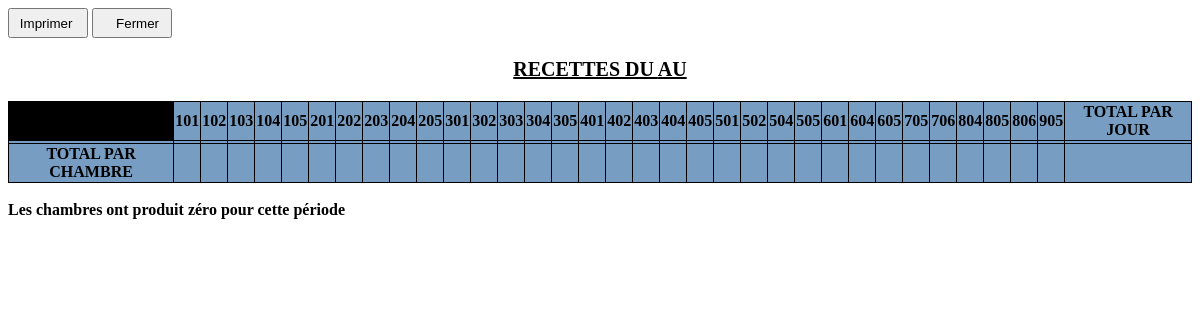
The page /etat/etat_montant_encaisse_pour_chambre.php on the database its author committed.
### tables this page shows
CREATE TABLE IF NOT EXISTS `chambre` (
  `CODE_CHAMBRE` int(2) NOT NULL AUTO_INCREMENT,
  `CODE_TYPE_CHAMBRE` int(2) NOT NULL,
  `LIBELLE_CHAMBRE` char(32) DEFAULT NULL,
  PRIMARY KEY (`CODE_CHAMBRE`),
  KEY `I_FK_CHAMBRE_TYPE_CHAMBRE` (`CODE_TYPE_CHAMBRE`)
);

### procedure_php/procedure_globale.php (called while the page is built, shortened)
<?php
 function Connexion(){
	$host_mysql='localhost';
	$user_mysql='root';
	$pass_mysql='';
	$bd_mysql='basehotel';
	$link=mysql_connect($host_mysql,$user_mysql,$pass_mysql);
	return $link;
}
function ResultatRequette($requette){
   	$link=Connexion();
	$result=mysql_query($requette,$link);
    while($resultat1=mysql_fetch_array($result)){
	   $resultat=$resultat1[info];
	}
	return stripslashes($resultat);
}
?>

### procedure_php/mysql_requette.php (called while the page is built, shortened)
<?php
function recupere_code_chambre_avec_libelle($code_type){
	return ResultatRequette("select CODE_CHAMBRE as info from chambre where LIBELLE_CHAMBRE='$code_type'");
 }
function recupere_montant_chambre_par_jour($code_chambre,$date_du_jour){
		return ResultatRequette("SELECT MONTANT_TARIF_TYPECHAMBRE as info FROM chambre, type_chambre, viser, avoir, engendrer,facture, reglement, etat_chambre WHERE chambre.CODE_TYPE_CHAMBRE=viser.CODE_TYPE_CHAMBRE AND chambre.CODE_TYPE_CHAMBRE=type_chambre.CODE_TYPE_CHAMBRE AND chambre.CODE_CHAMBRE=avoir.CODE_CHAMBRE AND chambre.CODE_CHAMBRE=engendrer.CODE_CHAMBRE AND facture.NUMERO_FACTURE=engendrer.NUMERO_FACTURE AND facture.NUMERO_FACTURE=reglement.NUMERO_FACTURE AND avoir.CODE_ETAT_CHAMBRE=etat_chambre.CODE_ETAT_CHAMBRE AND avoir.CODE_CHAMBRE='$code_chambre' AND '$date_du_jour' BETWEEN DATE_CHANGEMENT_ETAT AND DATE_FIN_ETAT");
 }
 function cout_chambre_periode($code_chambre,$date_debut,$date_fin){
        $montant=0;
		while($date_debut<=$date_fin){
			$montant+=recupere_montant_chambre_par_jour($code_chambre,$date_debut);
			$date_debut=jour_suivant($date_debut);
		}
		return $montant;
 }
 function jour_suivant($date_debut){
		return date('Y-m-d',strtotime("".$date_debut."+1 day"));
 }
?>

### etat/convertion_en_lettre.php (called while the page is built, shortened)
<?php
$NEL = array(
  '1-99' => array(
    '', 'un', 'deux', 'trois', 'quatre', 'cinq', 'six', 'sept',
    'huit', 'neuf', 'dix', 'onze', 'douze', 'treize', 'quatorze',
    'quinze', 'seize', 'dix-sept', 'dix-huit', 'dix-neuf',
    'vingt', 'vingt et un', 'vingt-deux', 'vingt-trois',
    'vingt-quatre', 'vingt-cinq', 'vingt-six',
    'vingt-sept', 'vingt-huit', 'vingt-neuf',
    'trente', 'trente et un', 'trente-deux', 'trente-trois',
    'trente-quatre', 'trente-cinq', 'trente-six',
    'trente-sept', 'trente-huit', 'trente-neuf',
    'quarante', 'quarante et un', 'quarante-deux', 'quarante-trois',
    'quarante-quatre', 'quarante-cinq', 'quarante-six',
    'quarante-sept', 'quarante-huit', 'quarante-neuf',
    'cinquante', 'cinquante et un', 'cinquante-deux', 'cinquante-trois',
    'cinquante-quatre', 'cinquante-cinq', 'cinquante-six',
    'cinquante-sept', 'cinquante-huit', 'cinquante-neuf',
    'soixante', 'soixante et un', 'soixante-deux', 'soixante-trois',
    'soixante-quatre', 'soixante-cinq', 'soixante-six',
    'soixante-sept', 'soixante-huit', 'soixante-neuf',
    'septante', 'septante et un', 'septante-deux', 'septante-trois',
    'septante-quatre', 'septante-cinq', 'septante-six',
    'septante-sept', 'septante-huit', 'septante-neuf',
    'huitante', 'huitante et un', 'huitante-deux', 'huitante-trois',
    'huitante-quatre', 'huitante-cinq', 'huitante-six',
    'huitante-sept', 'huitante-huit', 'huitante-neuf',
    'nonante', 'nonante et un', 'nonante-deux', 'nonante-trois',
    'nonante-quatre', 'nonante-cinq', 'nonante-six',
    'nonante-sept', 'nonante-huit', 'nonante-neuf'
  ),
  'illi' => array('', 'm', 'b', 'tr', 'quatr', 'quint', 'sext'),
  'maxilli' => 0,
  'de_maxillions' => '',
  'septante' => false,
  'huitante' => false,
  'nonante' => false,
  'zillions' => false,
  'zilliard' => 1,
  'rectif' => false,
  'ordinal' => false,
  'separateur' => ' '
);
$NEL['maxilli'] = count($NEL['illi']) - 1;
$NEL['de_maxillions'] = " de {$NEL['illi'][$NEL['maxilli']]}illions";
function enlettres($nombre, $options=NULL, $separateur=NULL)
{
 global $NEL;
 $nombre = preg_replace('/[^0-9]/', '', $nombre);
 $nombre = ltrim($nombre, '0');
 if ($nombre == '') {
  if ($NEL['ordinal'] === 'nieme') return 'zéroïème';
  else return 'zéro';
 }
 $nom_enlettres = '';
 $nom_enlettres =
   preg_replace('/(cent|vingt|illion|illiard)s/', '\\1', $nom_enlettres);
 return $nom_enlettres . 'ième';
}
?>

### etat/etat_montant_encaisse_pour_chambre.php (the view, shortened to what this page needs)
<?php session_start();
include('convertion_en_lettre.php');
?>
<!DOCTYPE html PUBLIC "-//W3C//DTD XHTML 1.0 Transitional//EN" "http://www.w3.org/TR/xhtml1/DTD/xhtml1-transitional.dtd">
<html xmlns="http://www.w3.org/1999/xhtml" xml:lang="en" lang="en">
<head>
    <link rel="stylesheet" href="../procedure_css/imp_style.css" type="text/css" media="screen" />
	<link rel="stylesheet" href="../procedure_css/impression.css" type="text/css" media="print" />
</head>
<body>
<form>
<input type="submit" style="width:80px; height:30px"  name="btn"  class="btn1"  value=" Imprimer  " onclick="window.print();"/>
<input type="submit" style="width:80px; height:30px"  name="btn"  class="btn2" value="   Fermer" onclick="window.close();"/>
</form>
<body>
<p><p>
									  <?php
										$date_de_debut=$_SESSION['date_de_debut'];
		                                $date_de_fin=$_SESSION['date_de_fin'];
										echo " Recettes du ".$date_de_debut." au ".$date_de_fin;
									   require_once('../procedure_php/mysql_requette.php');
									   require_once('../procedure_php/procedure_globale.php');
									   $link=Connexion();
										print "<table class='etat_table' border:1 width='100%' style='border-collapse:collapse;border:1px solid black;'>";
										print " <th style='background-color:'>";
										print " </th>";
										$requete="select LIBELLE_CHAMBRE from chambre order by LIBELLE_CHAMBRE ASC";
										$result2=mysql_query($requete, $link);
										while($lecture=mysql_fetch_array($result2)){
											extract($lecture);
											print " <th class='entete_tableau'  style='border-collapse:collapse;border:1px solid black;'>";
										    print " <strong>".$LIBELLE_CHAMBRE."</strong>";
	           						     	print " </th>";
										}
										print " <th class='entete_tableau' style='border-collapse:collapse;border:1px solid black;'>";
										print " <strong>Total par jour</strong>";
	           						    print " </th>";
										while($date_de_debut <= $date_de_fin){
											print " <tr	class='entete_tableau' style='border-collapse:collapse;border:1px solid black;' >";
										    print "<td style='border-collapse:collapse;border:1px solid black;'>".$date_de_debut."</td>";
											$code_de_la_chambre=recupere_code_chambre_avec_libelle($LIBELLE_CHAMBRE);
											$requete1="select code_chambre as code, LIBELLE_CHAMBRE as libelle from chambre order by LIBELLE_CHAMBRE ASC";
										    $result3=mysql_query($requete1, $link);
										    while($lecture=mysql_fetch_array($result3)){
											     extract($lecture);
											    $montant_du_jour=recupere_montant_chambre_par_jour($code,$date_de_debut);
											    print " <td align='right' style='border-collapse:collapse;border:1px solid black;background-color:#789DC2'>".formatage3Pos($montant_du_jour)."</td>";
											}
											print "<td class='entete_tableau'  align='right' style='border-collapse:collapse;border:1px solid black;'>  ";
											print "</td>";
	           						     	print " </tr>";
											 $date_de_debut=jour_suivant($date_de_debut);
										}
										print " <th class='entete_tableau' >Total par chambre </th>";
										$date_de_debut=$_SESSION['date_de_debut'];
										$date_de_fin=$_SESSION['date_de_fin'];
										$requete="select CODE_CHAMBRE as code, LIBELLE_CHAMBRE from chambre order by LIBELLE_CHAMBRE ASC";
										$result3=mysql_query($requete, $link);
										$total_pour_la_periode=0;
										while($lecture=mysql_fetch_array($result3)){
											extract($lecture);
											$cout_montant=cout_chambre_periode($code,$date_de_debut,$date_de_fin);
											print " <td class='entete_tableau'  align='right' style='border-collapse:collapse;border:1px solid black;'>";
											$total_pour_la_periode+=$cout_montant;
											print " </td>";
										}
											print "<td class='entete_tableau'  align='right' style='border-collapse:collapse;border:1px solid black;'>  ";
											print "</td>";
									print "</table>";
									print "<br>";
									echo "<strong>"." Les chambres ont produit ".enlettres($total_pour_la_periode)." pour cette p&eacute;riode"."</strong>";
								?>
</body>
</html></br></br></br></br></br></br></br></br></br></br></br></br></br></br></br></br></br>

### procedure_css/imp_style.css (style rules this page uses)
p { text-align:center; font-family: "Times New Roman", Georgia, serif; font-size: 20px; font-weight: bold; text-decoration: underline; text-transform: uppercase; }
.entete_tableau { background-color:#789DC2; text-transform: uppercase; font-weight: bold; font-size: 16px; }
.etat_table { background-color:black; }

### procedure_css/impression.css (style rules this page uses)
p { text-align:center; font-family: "Times New Roman", Georgia, serif; font-size: 20px; font-weight: bold; text-decoration: underline; text-transform: uppercase; }
.entete_tableau { background-color:#CCCCCC; text-transform: uppercase; font-weight: bold; font-size: 16px; }
.btn1,.btn2 { display:none; }
.etat_table { background-color:black; }

### rows shown on the page
chambre: LIBELLE_CHAMBRE "101"
chambre: LIBELLE_CHAMBRE "102"
chambre: LIBELLE_CHAMBRE "103"
chambre: LIBELLE_CHAMBRE "104"
chambre: LIBELLE_CHAMBRE "105"
chambre: LIBELLE_CHAMBRE "201"
chambre: LIBELLE_CHAMBRE "202"
chambre: LIBELLE_CHAMBRE "203"
chambre: LIBELLE_CHAMBRE "204"
chambre: LIBELLE_CHAMBRE "205"
chambre: LIBELLE_CHAMBRE "301"
chambre: LIBELLE_CHAMBRE "302"
chambre: LIBELLE_CHAMBRE "303"
chambre: LIBELLE_CHAMBRE "304"
chambre: LIBELLE_CHAMBRE "305"
chambre: LIBELLE_CHAMBRE "401"
chambre: LIBELLE_CHAMBRE "402"
chambre: LIBELLE_CHAMBRE "403"
chambre: LIBELLE_CHAMBRE "404"
chambre: LIBELLE_CHAMBRE "405"
chambre: LIBELLE_CHAMBRE "501"
chambre: LIBELLE_CHAMBRE "502"
chambre: LIBELLE_CHAMBRE "504"
chambre: LIBELLE_CHAMBRE "505"
chambre: LIBELLE_CHAMBRE "601"
chambre: LIBELLE_CHAMBRE "604"
chambre: LIBELLE_CHAMBRE "605"
chambre: LIBELLE_CHAMBRE "705"
chambre: LIBELLE_CHAMBRE "706"
chambre: LIBELLE_CHAMBRE "804"
chambre: LIBELLE_CHAMBRE "805"
chambre: LIBELLE_CHAMBRE "806"
chambre: LIBELLE_CHAMBRE "905"

### other values the page prints
enlettres($total_pour_la_periode) "zéro"
